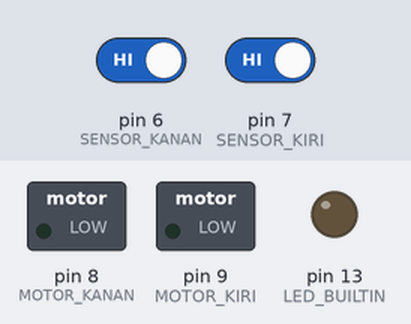
A sketch run on a simulated Arduino Uno, built with avr-gcc and run on an emulated ATmega328P. Shown: switched loads named in the sketch (green lamp = pin HIGH), output pins drawn as LEDs (lit = HIGH). The test bench sets the inputs (shaded band); at power-on: pin 6 (SENSOR_KANAN) HIGH, pin 7 (SENSOR_KIRI) HIGH. What the sketch prints to the serial monitor is not drawn.

Above: at 1.2 s.
1.3 s: pin 6 (SENSOR_KANAN) driven LOW
At 2.5 s:
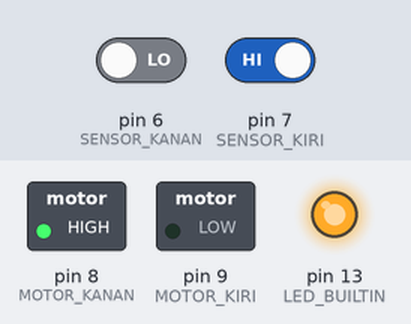
2.8 s: pin 7 (SENSOR_KIRI) driven LOW
At 3.6 s:
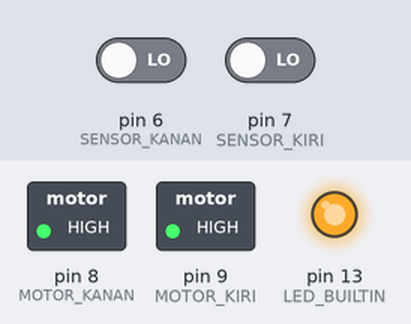
4.3 s: pin 6 (SENSOR_KANAN) driven HIGH
At 4.8 s:
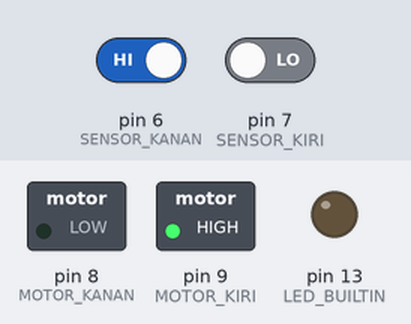
5.8 s: pin 7 (SENSOR_KIRI) driven HIGH
At 7.0 s:
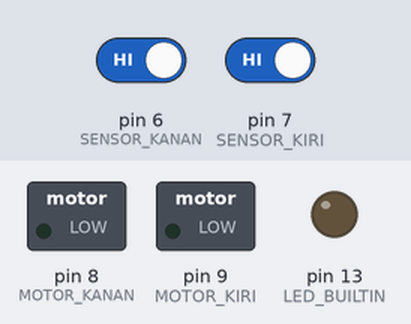
Timing chart, 0 to 8.3 s (numbered marks = the images above; inputs shaded):
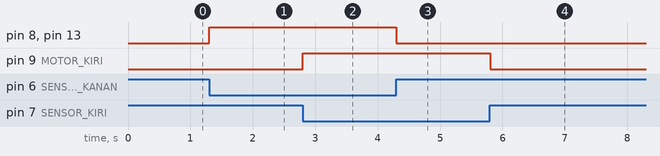

The sketch:

Line_Follower_Robot.ino
```cpp
#define SENSOR_KANAN 6
#define SENSOR_KIRI 7
#define MOTOR_KANAN 8
#define MOTOR_KIRI 9

bool SensorKanan;

void setup() {
  // put your setup code here, to run once:
  pinMode(SENSOR_KANAN, INPUT);
  pinMode(SENSOR_KIRI, INPUT);
  pinMode(MOTOR_KANAN, OUTPUT);
  pinMode(MOTOR_KIRI, OUTPUT);
  pinMode(LED_BUILTIN, OUTPUT);

  Serial.begin(9600);

}

void loop() {
  // put your main code here, to run repeatedly:

  SensorKanan = digitalRead(SENSOR_KANAN);

  if(!SensorKanan){
    digitalWrite(MOTOR_KANAN, HIGH);
    digitalWrite(LED_BUILTIN, HIGH);
  }else{
    digitalWrite(MOTOR_KANAN, LOW);
    digitalWrite(LED_BUILTIN, LOW);
  }

  Serial.println(digitalRead(SENSOR_KANAN));

  if(!digitalRead(SENSOR_KIRI)){
    digitalWrite(MOTOR_KIRI, HIGH);
  }else{
    digitalWrite(MOTOR_KIRI, LOW);
  }

}
```

Measured:
- after the input at 1.3 s, pin 8 (MOTOR_KANAN), pin 13 (LED_BUILTIN): LOW → HIGH at once
- after the input at 2.8 s, pin 9 (MOTOR_KIRI): LOW → HIGH at once
- after the input at 4.3 s, pin 8 (MOTOR_KANAN), pin 13 (LED_BUILTIN): HIGH → LOW at once
- after the input at 5.8 s, pin 9 (MOTOR_KIRI): HIGH → LOW at once
